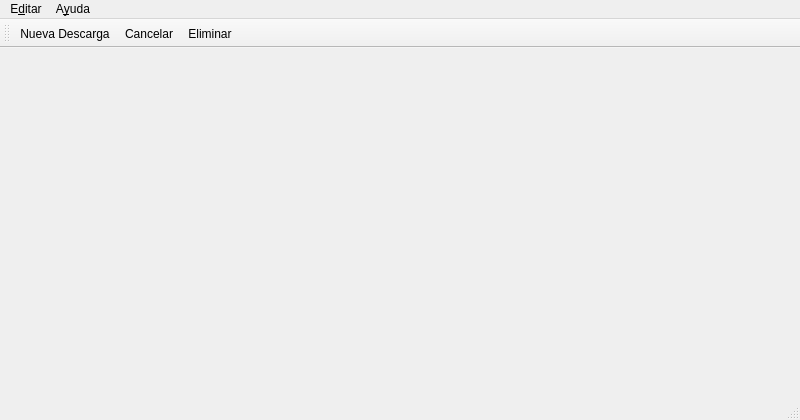
<?xml version="1.0" encoding="UTF-8"?>
<ui version="4.0">
 <author>Jacob Sánchez Pérez</author>
 <class>KangarooWindow</class>
 <widget class="QMainWindow" name="KangarooWindow">
  <property name="geometry">
   <rect>
    <x>0</x>
    <y>0</y>
    <width>800</width>
    <height>420</height>
   </rect>
  </property>
  <property name="minimumSize">
   <size>
    <width>600</width>
    <height>250</height>
   </size>
  </property>
  <property name="windowTitle">
   <string>MainWindow</string>
  </property>
  <widget class="QWidget" name="centralwidget">
   <property name="enabled">
    <bool>true</bool>
   </property>
   <property name="acceptDrops">
    <bool>false</bool>
   </property>
  </widget>
  <widget class="QMenuBar" name="menubar">
   <property name="geometry">
    <rect>
     <x>0</x>
     <y>0</y>
     <width>800</width>
     <height>30</height>
    </rect>
   </property>
   <widget class="QMenu" name="menu_Editar">
    <property name="title">
     <string>E&amp;ditar</string>
    </property>
    <addaction name="open_settings"/>
   </widget>
   <widget class="QMenu" name="menu_Ayuda">
    <property name="title">
     <string>A&amp;yuda</string>
    </property>
    <addaction name="open_about"/>
   </widget>
   <addaction name="menu_Editar"/>
   <addaction name="menu_Ayuda"/>
  </widget>
  <widget class="QStatusBar" name="statusbar"/>
  <widget class="QToolBar" name="main_toolbar">
   <property name="windowTitle">
    <string>DownloadToolbar</string>
   </property>
   <property name="iconSize">
    <size>
     <width>28</width>
     <height>28</height>
    </size>
   </property>
   <attribute name="toolBarArea">
    <enum>TopToolBarArea</enum>
   </attribute>
   <attribute name="toolBarBreak">
    <bool>false</bool>
   </attribute>
   <addaction name="new_download"/>
   <addaction name="cancel_download"/>
   <addaction name="delete_download"/>
  </widget>
  <action name="open_settings">
   <property name="text">
    <string>&amp;Preferencias</string>
   </property>
   <property name="statusTip">
    <string>Ajustar parámetros del programa</string>
   </property>
   <property name="shortcut">
    <string>Ctrl+T</string>
   </property>
  </action>
  <action name="open_about">
   <property name="text">
    <string>A&amp;cerca De</string>
   </property>
   <property name="statusTip">
    <string>Información del programa</string>
   </property>
  </action>
  <action name="new_download">
   <property name="icon">
    <iconset theme="document-new">
     <normaloff>.</normaloff>.</iconset>
   </property>
   <property name="text">
    <string>&amp;Nueva Descarga</string>
   </property>
   <property name="shortcut">
    <string>Ctrl+Alt+N</string>
   </property>
  </action>
  <action name="delete_download">
   <property name="icon">
    <iconset theme="edit-delete">
     <normaloff>.</normaloff>.</iconset>
   </property>
   <property name="text">
    <string>Eliminar</string>
   </property>
   <property name="toolTip">
    <string>Eliminar</string>
   </property>
   <property name="shortcut">
    <string>Del</string>
   </property>
  </action>
  <action name="cancel_download">
   <property name="icon">
    <iconset theme="process-stop">
     <normaloff>.</normaloff>.</iconset>
   </property>
   <property name="text">
    <string>Cancelar</string>
   </property>
  </action>
 </widget>
 <resources/>
 <connections/>
</ui>
